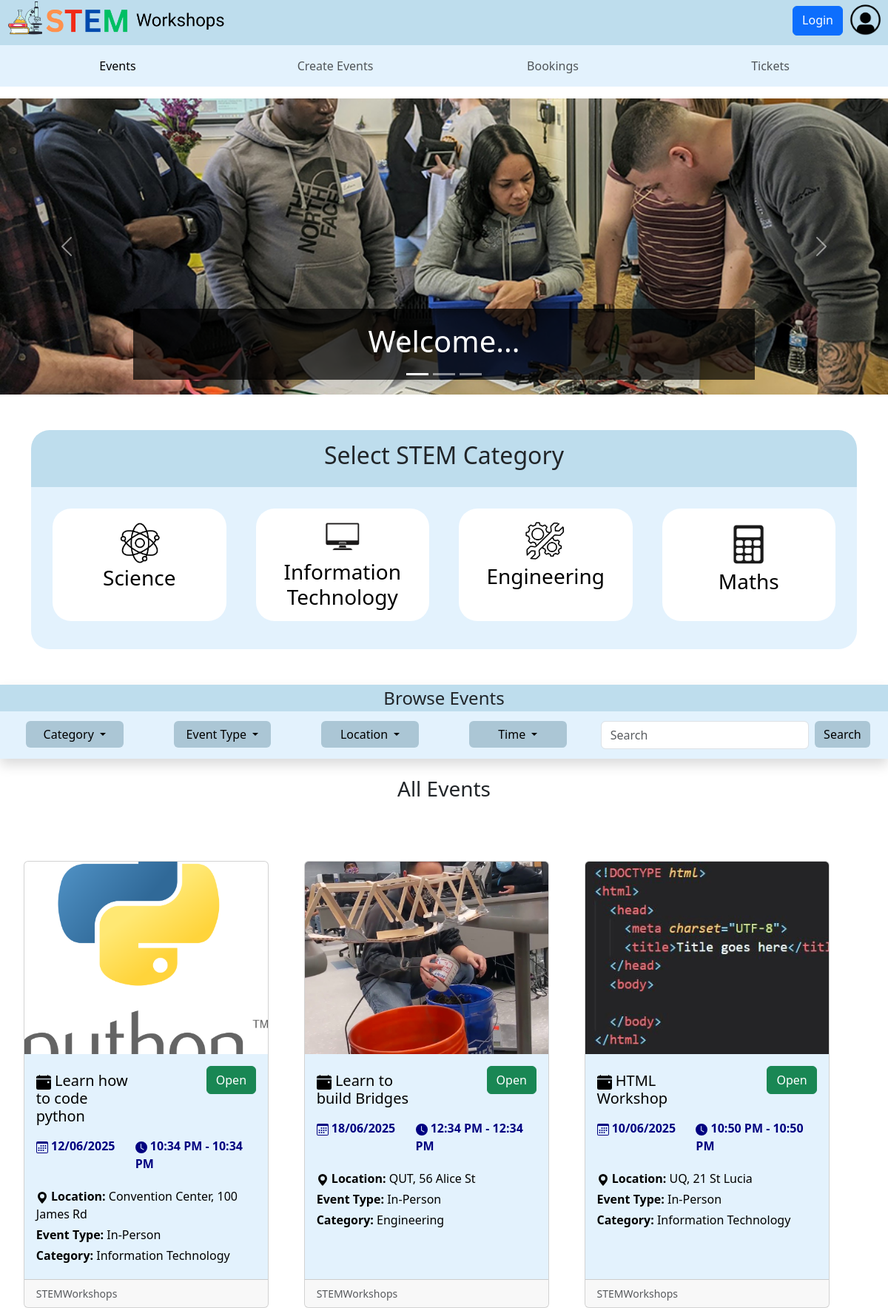
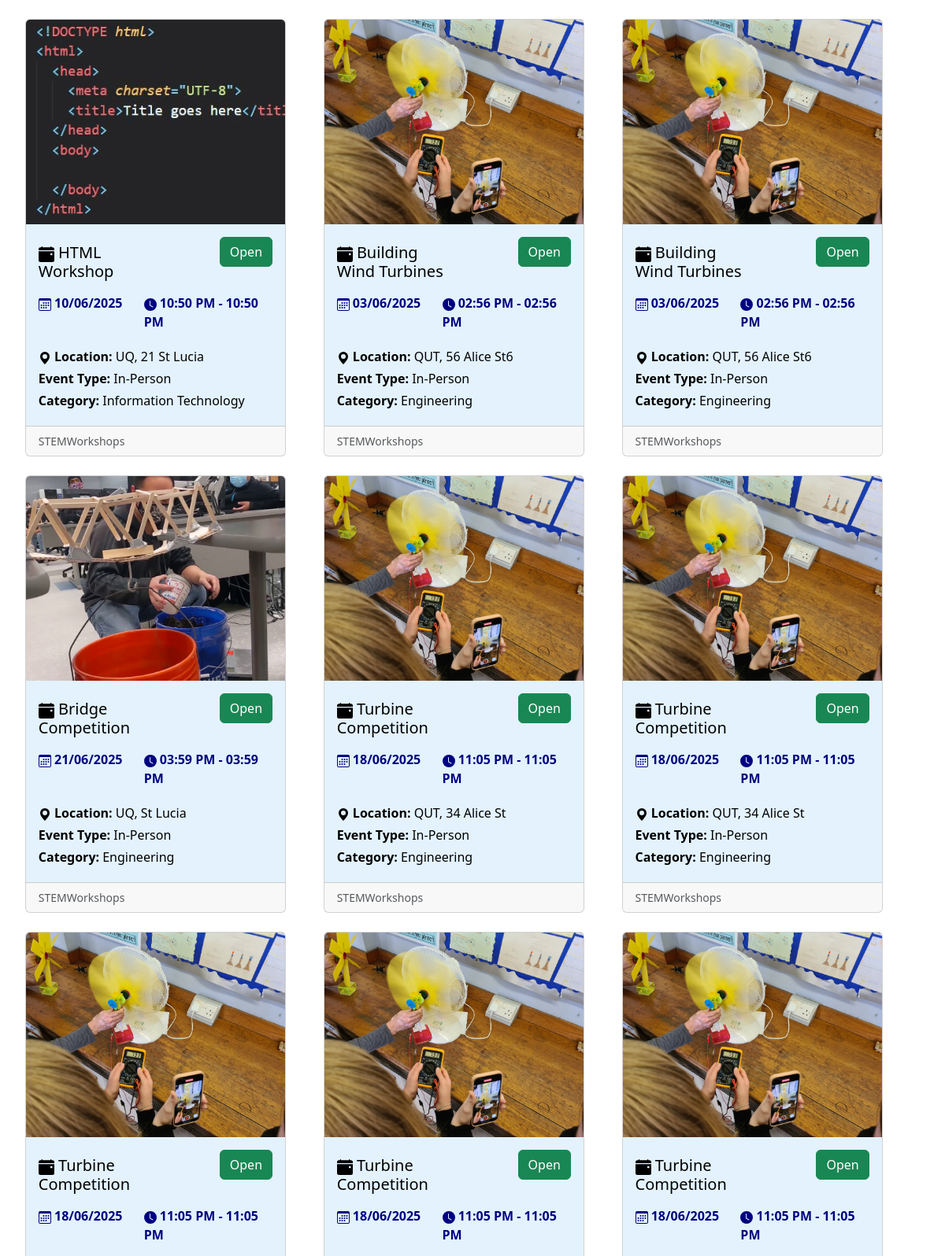
The page / (upper part) on the database its author committed (2 pictures, top to bottom).
### STEMWorkshops/models.py (models this page shows, shortened)
class Event(db.Model):
    __tablename__ = 'events'
    event_id = db.Column(db.Integer, primary_key=True)
    event_name = db.Column(db.String(80), nullable=False)
    start_time = db.Column(db.DateTime, nullable=False)
    end_time = db.Column(db.DateTime, nullable=False)
    STEM_category = db.Column(db.Enum("Science", "Information Technology", "Maths", "Engineering"), nullable=False)
    event_type = db.Column(db.Enum("Online", "In-Person"), nullable=False)
    event_address = db.Column(db.String(80))
    event_venue = db.Column(db.String(80))
    ticket_price = db.Column(db.Numeric(10,2), nullable=False)
    ticket_policy = db.Column(db.Integer)
    max_num_tickets = db.Column(db.String(100), nullable=False)
    description = db.Column(db.String(200))
    image = db.Column(db.String(400))
    event_status = db.Column(db.Enum("Open", "Inactive", "Sold Out", "Cancelled"))
    user_id = db.Column(db.Integer, db.ForeignKey('users.user_id'))
    comments = db.relationship('Comment', backref='event', cascade="all, delete-orphan")

### STEMWorkshops/views.py (the view)
@main_bp.route('/')
def index():
    events = db.session.scalars(db.select(Event)).all()
    return render_template('index.html', events=events)

### STEMWorkshops/templates/index.html (shortened to what this page needs)
{% extends 'base.html' %}
 {% block content %}
    <section class="mt-3 ">
      <div id="carouselExampleCaptions" class="carousel-home carousel slide" data-bs-ride="carousel">
        <div class="carousel-indicators">
          <button type="button" data-bs-target="#carouselExampleCaptions" data-bs-slide-to="0" class="active"
            aria-current="true" aria-label="Slide 1"></button>
          <button type="button" data-bs-target="#carouselExampleCaptions" data-bs-slide-to="1"
            aria-label="Slide 2"></button>
          <button type="button" data-bs-target="#carouselExampleCaptions" data-bs-slide-to="2"
            aria-label="Slide 3"></button>
        </div>
        <div class="carousel-inner">
          <div class="carousel-item active ">
            <img src="./static/img/event1.jpg" class="d-block w-100 img-fluid" alt="...">
            <div class="carousel-caption d-block ">
              {% if current_user.is_authenticated %}
              <h1>Hello, {{current_user.name}}...</h1>
              {% else %}
              <h1>Welcome...</h1>
              {% endif %}
            </div>
          </div>
        </div>
        <button class="carousel-control-prev" type="button" data-bs-target="#carouselExampleCaptions"
          data-bs-slide="prev">
          <span class="carousel-control-prev-icon" aria-hidden="true"></span>
        </button>
        <button class="carousel-control-next" type="button" data-bs-target="#carouselExampleCaptions"
          data-bs-slide="next">
          <span class="carousel-control-next-icon" aria-hidden="true"></span>
        </button>
      </div>
    </section>
    <div class="container">
      <div class="category-title ">
        <h2 class=" text-center">Select STEM Category</h2>
      </div>
      <div class="select-category">
        <div class="row text-center p-3">
          <div class=" col-xs-6 col-sm-6 col-md-6 col-lg-3 mb-2">
            <a href="#event-science" class="text-decoration-none">
              <div class="categories  m-2 p-2">
                <img src="./static/img/science.png" class="logo mt-2">
                <h3>Science</h3>
              </div>
            </a>
          </div>
          <div class=" col-xs-6 col-sm-6 col-md-6 col-lg-3 mb-2 ">
            <a href="#event-it" class="text-decoration-none">
              <div class="categories m-2 p-2">
                <img src="./static/img/computer.png" class="logo ">
                <h3>Information Technology</h3>
              </div>
            </a>
          </div>
          <div class=" col-xs-6 col-sm-6 col-md-6 col-lg-3 mb-2 ">
            <a href="#event-eng" class="text-decoration-none">
              <div class="categories m-2 p-2">
                <img src="./static/img/engineering.png" class="logo mt-2">
                <h3>Engineering</h3>
              </div>
            </a>
          </div>
          <div class=" col-xs-6 col-sm-6 col-md-6 col-lg-3 mb-2 ">
            <a href="#event_math" class="text-decoration-none">
              <div class="categories m-2 p-2">
                <img src="./static/img/maths.png" class="logo mt-2">
                <h3>Maths</h3>
              </div>
            </a>
          </div>
        </div>
      </div>
    </div>
    <div class="browse-header sticky-top shadow">
      <div class="browse-title">
        <h4 class="text-center py-1" id="event-browse">Browse Events</h4>
      </div>
      <div class="dropdown-section mx-2">
        <div class="row text-center">
          <div class="col-xs-6 col-sm-6 col-md-2 col-lg-2">
            <div class="dropdown mb-1">
              <a class="btn btn-info dropdown-toggle w-75" href="#" role="button" id="dropdownMenuLink"
                data-bs-toggle="dropdown" aria-expanded="false">
                Category
              </a>
            </div>
          </div>
          <div class="col-xs-6 col-sm-6 col-md-2 col-lg-2">
            <div class="dropdown mb-1">
              <a class="btn btn-info dropdown-toggle w-75" href="#" role="button" id="dropdownMenuLink"
                data-bs-toggle="dropdown" aria-expanded="false">
                Event Type
              </a>
            </div>
          </div>
          <div class="col-xs-6 col-sm-6 col-md-2 col-lg-2">
            <div class="dropdown mb-1">
              <a class="btn btn-info dropdown-toggle w-75" href="#" role="button" id="dropdownMenuLink"
                data-bs-toggle="dropdown" aria-expanded="false">
                Location
              </a>
            </div>
          </div>
          <div class="col-xs-6 col-sm-6 col-md-2 col-lg-2">
            <div class="dropdown mb-1">
              <a class="btn btn-info dropdown-toggle w-75" href="#" role="button" id="dropdownMenuLink"
                data-bs-toggle="dropdown" aria-expanded="false">
                Time
              </a>
            </div>
          </div>
          <div class="col-xs-6 col-sm-6 col-md-4 col-lg-4">
            <form class=" d-flex justify-content-start align-items-start mb-2">
              <input class="form-control me-2 w-75" type="search" placeholder="Search" aria-label="Search">
              <button class="btn btn-info" type="submit">Search</button>
            </form>
          </div>
        </div>
      </div>
    </div>
    <div id="event-all" class="all-event-heading mt-3 mb-5">
      <h3 class=" d-flex justify-content-center">All Events</h3>
    </div>
    <div class="d-flex justify-content-center">
      <div class="row row-cols-md-3 g-4 m-2">
        {% for event in events %}
        <div class="col">
          <div class="card">
            <img src="{{event.image}}" class="card-img-top img-fluid event-card-img" alt="./static/img/s-l1200.jpg" >
            <div class="card-body">
              <div class="row mb-2">
                <div class="col-6 mt-2">
                  <h5 class="card-title ">
                    <a href="{{url_for('events.show', id=event.event_id)}}" class="text-decoration-none">
                      <div class="title">
                        {{event.event_name}}
                      </div>
                    </a>
                  </h5>
                </div>
                <div class="col-6 text-end">
                  <a href="{{url_for('events.show', id=events.id)}}" class="text-decoration-none">
            <button type="button" class=" btn btn-md
             {% if event.event_status == 'Open' %}
             btn-success
             {% elif event.event_status == 'Inactive' %}
             btn-warning
             {% else %}
            btn-danger
            {% endif %}
             ">{{ event.event_status }}</button>
                  </a>
                </div>
              </div>
              <a href="{{url_for('events.show', id=event.event_id)}}" class="text-decoration-none">
                <div class="row mb-1 ">
                  <div class="col-5 ">
                    <p class="datetime">
                      <b>{{event.start_time.strftime('%d/%m/%Y')}} </b>
                    </p>
                  </div>
                  <div class="col-7 ">
                    <p class="datetime">
                      <svg xmlns="http://www.w3.org/2000/svg" width="16" height="16" fill="currentColor"
                        class="bi bi-clock-fill" viewBox="0 0 16 16">
                        <path
                          d="M16 8A8 8 0 1 1 0 8a8 8 0 0 1 16 0M8 3.5a.5.5 0 0 0-1 0V9a.5.5 0 0 0 .252.434l3.5 2a.5.5 0 0 0 .496-.868L8 8.71z" />
                      </svg>
                      <b>{{event.end_time.strftime('%I:%M %p')}} - {{event.end_time.strftime('%I:%M %p')}}</b>
                    </p>
                  </div>
                </div>
              </a>
              <a href="{{url_for('events.show', id=event.event_id)}}" class="text-decoration-none">
                <div class="card-text">
                  <p class="detail mb-1">
                    <svg xmlns="http://www.w3.org/2000/svg" width="16" height="16" fill="currentColor"
                      class="bi bi-geo-alt-fill" viewBox="0 0 16 16">
                      <path d="M8 16s6-5.686 6-10A6 6 0 0 0 2 6c0 4.314 6 10 6 10m0-7a3 3 0 1 1 0-6 3 3 0 0 1 0 6" />
                    </svg>
                    <b>Location:</b> {{event.event_venue}}, {{event.event_address}}
                  </p>
                  <p class="detail mb-1">
                    <b>Event Type:</b> {{event.event_type}}
                  </p>
                   <p class="detail mb-1">
                    <b>Category:</b> {{event.STEM_category}}
                  </p>
                </div>
              </a>
            </div>
            <div class="card-footer">
              <small class="text-body-secondary">STEMWorkshops</small>
            </div>
          </div>
        </div>
      {% endfor %}
  {% endblock %}

### STEMWorkshops/templates/base.html (shortened to what this page needs)
<html>
<head>
  <link rel="stylesheet", type="text/css", href="../static/style/style.css">
  <link href="https://cdn.jsdelivr.net/npm/bootstrap@5.3.2/dist/css/bootstrap.min.css" rel="stylesheet"
>
</head>
<body>
    <header>
    <div class=" d-flex justify-content-between  ms-2 me-2 mb-2" id="topnav">
      <a href="/">
        <img src="./static/img/logo2.png" class="img-fluid" width="300px" height="200px">
      </a>
      <div>
      <a href="/login">
        <img src="./static/img/profile.png" id="profile-icon" class="img-fluid" width="45px" height="45px">
      </a>
      {% if current_user.is_authenticated %}
      <a type="submit" href="#" class="btn rounded-pill w-10 h-75 me-2 mt-2">{{current_user.name}}</a>
      <a type="submit" href="/logout" class="btn btn-primary w-10 h-75 me-2 mt-2">Logout</a>
      {% else %}
      <a type="submit" href="/login" class="btn btn-primary w-10 h-75 me-2 mt-2">Login</a>
      {% endif %}
      </div>
    </div>
    <nav class="navbar navbar-expand-lg">
      <div class="container-fluid m-0">
        <div class="collapse navbar-collapse" id="navbarSupportedContent">
          <ul class="navbar-nav mx-auto text-center row w-100">
            <li class="nav-item col-sm-12 col-lg-3 " id="selected-item">
              <a class="nav-link active full-hover" aria-current="page" href="/">Events</a>
            </li>
            <li class="nav-item  col-sm-12 col-lg-3 ">
              <a class="nav-link full-hover" href="/create">Create Events</a>
            </li>
            <li class="nav-item   col-sm-12 col-lg-3 ">
              <a class="nav-link full-hover" href="/history">Bookings</a>
            </li>
            <li class="nav-item col-sm-12  col-lg-3 ">
              <a class="nav-link full-hover" href="">Tickets</a>
            </li>
          </ul>
        </div>
      </div>
    </nav>
    </header>
    <main>
    {% block content %}
    {% endblock %}
    </main>
</body>
</html>

### STEMWorkshops/static/style/style.css (style rules this page uses)
.navbar { background-color: #e3f2fd; }
.nav-item { border-radius: 25px; }
header { background-color: #bedded; }
.img-fluid { object-fit: cover; }
#profile-icon { margin-top: 4px; float: right; }
.btn-info { background-color: #abc6d5 !important; border: none !important; }
footer ul, ul { list-style-type: none; }
.carousel-caption { background-color: rgba(0, 0, 0, 0.7); }
.carousel-item img { height: 400px; object-fit: cover; }
.category-title { background-color: #bedded; padding: 15px; border-top-right-radius: 25px; border-top-left-radius: 25px; }
.browse-title { background-color: #bedded; }
.logo { width: 30%; border-radius: 50px; }
.categories { background-color: white; border-radius: 25px; color: black; height: 90%; }
.dropdown-section, .select-category { background-color: #e3f2fd; padding: 5px; }
.browse-header { background-color: #e3f2fd; }
.select-category { border-bottom-right-radius: 25px; border-bottom-left-radius: 25px; }
.card { transition: 0.35s; height: 100% !important; width: 100% !important; display: flex; flex-direction: column; }
.event-card-img { width: 100% !important; height: 260px !important; object-fit: cover !important; border-top-left-radius: 12px; border-top-right-radius: 12px; display: block; }
@media (min-width: 992px) { .row.row-cols-md-3 > * { flex: 0 0 30% !important; max-width: 30% !important; margin-left: 1%; margin-right: 1%; } }
.col { display: flex !important; }
.detail, .title { color: black; }
.datetime { color: navy; }
.card-body { background-color: #e3f2fd; }

### rows shown on the page
Event: image (picture), event_name "Learn how to code python", event_status "Open", start_time "12/06/2025", end_time "10:34 PM", event_venue "Convention Center", event_address "100 James Rd", event_type "In-Person", STEM_category "Information Technology"
Event: image (picture), event_name "Learn to build Bridges", event_status "Open", start_time "18/06/2025", end_time "12:34 PM", event_venue "QUT", event_address "56 Alice St", event_type "In-Person", STEM_category "Engineering"
Event: image (picture), event_name "HTML Workshop", event_status "Open", start_time "10/06/2025", end_time "10:50 PM", event_venue "UQ", event_address "21 St Lucia", event_type "In-Person", STEM_category "Information Technology"
Event: image (picture), event_name "HTML Workshop", event_status "Open", start_time "10/06/2025", end_time "10:50 PM", event_venue "UQ", event_address "21 St Lucia", event_type "In-Person", STEM_category "Information Technology"
Event: image (picture), event_name "Building Wind Turbines", event_status "Open", start_time "03/06/2025", end_time "02:56 PM", event_venue "QUT", event_address "56 Alice St6", event_type "In-Person", STEM_category "Engineering"
Event: image (picture), event_name "Building Wind Turbines", event_status "Open", start_time "03/06/2025", end_time "02:56 PM", event_venue "QUT", event_address "56 Alice St6", event_type "In-Person", STEM_category "Engineering"
Event: image (picture), event_name "Bridge Competition", event_status "Open", start_time "21/06/2025", end_time "03:59 PM", event_venue "UQ", event_address "St Lucia", event_type "In-Person", STEM_category "Engineering"
Event: image (picture), event_name "Turbine Competition", event_status "Open", start_time "18/06/2025", end_time "11:05 PM", event_venue "QUT", event_address "34 Alice St", event_type "In-Person", STEM_category "Engineering"
Event: image (picture), event_name "Turbine Competition", event_status "Open", start_time "18/06/2025", end_time "11:05 PM", event_venue "QUT", event_address "34 Alice St", event_type "In-Person", STEM_category "Engineering"
Event: image (picture), event_name "Turbine Competition", event_status "Open", start_time "18/06/2025", end_time "11:05 PM"
Event: image (picture), event_name "Turbine Competition", event_status "Open", start_time "18/06/2025", end_time "11:05 PM"
Event: image (picture), event_name "Turbine Competition", event_status "Open", start_time "18/06/2025", end_time "11:05 PM"
